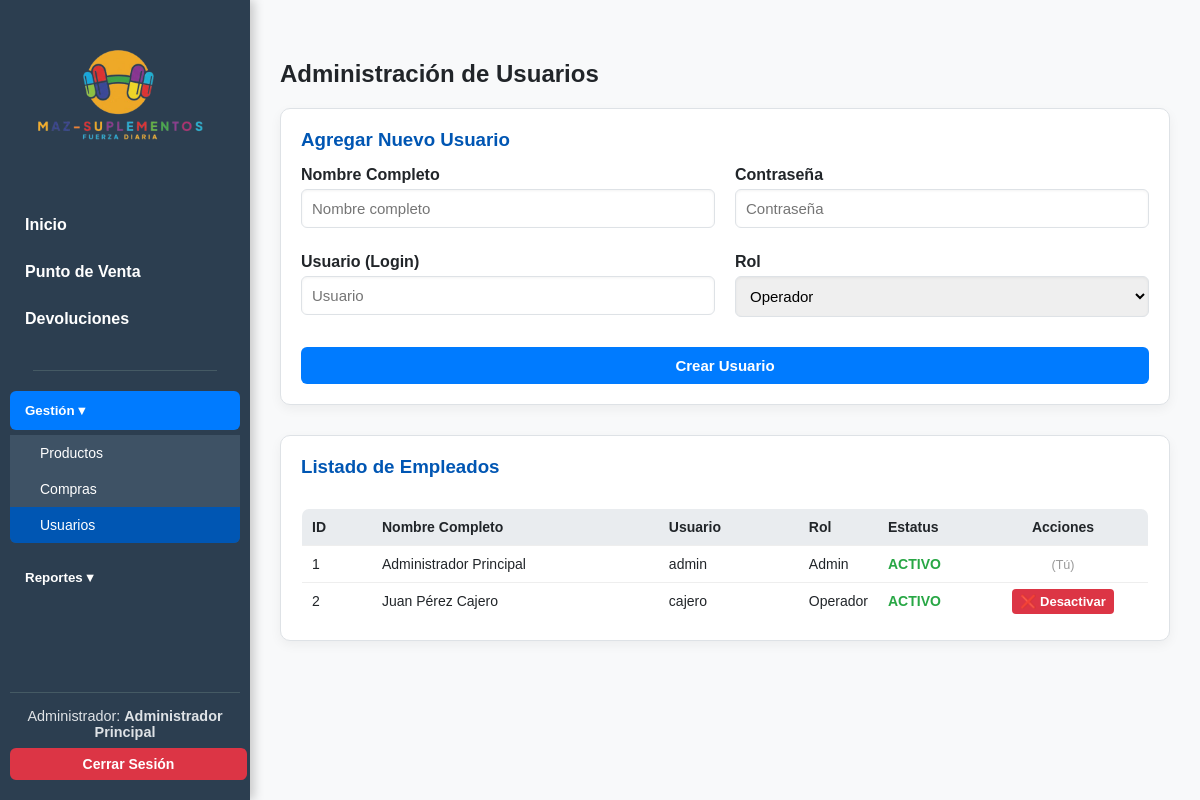
/usuarios.php (signed in), run on an earlier commit of the app's database.
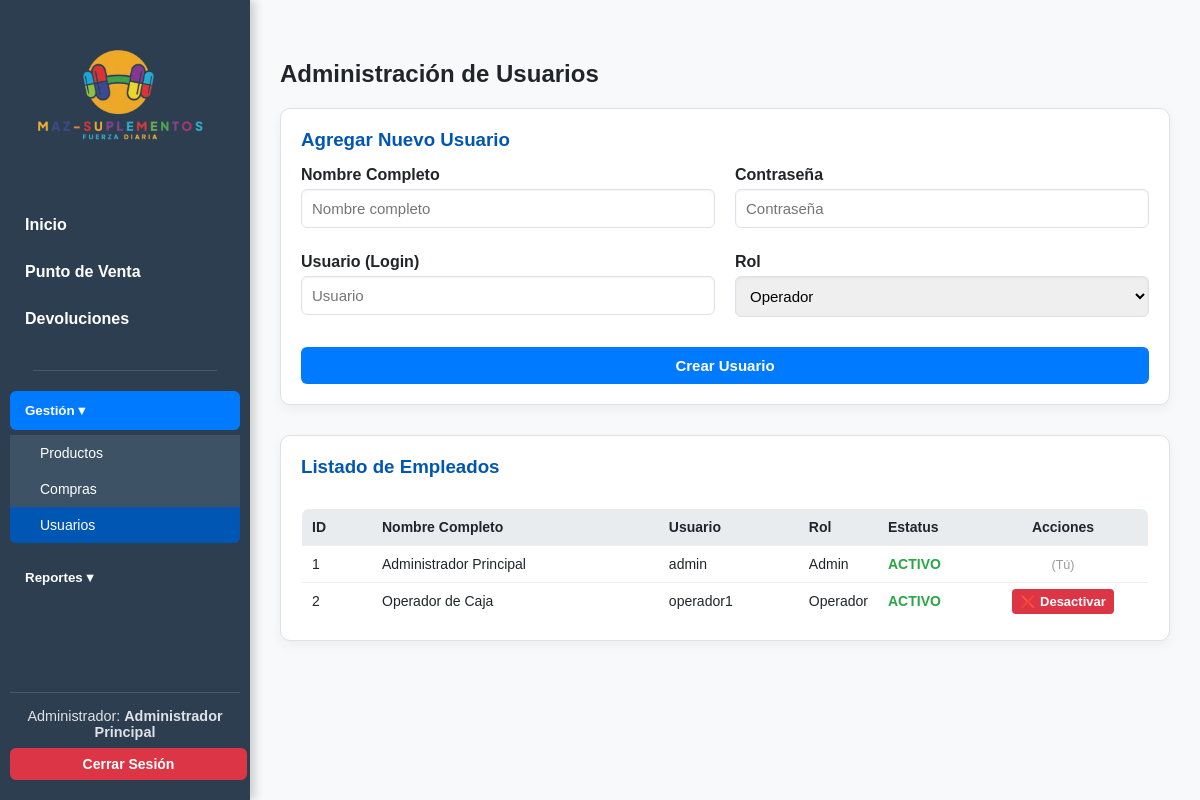
And on a later commit of the database.
### tables this page shows
CREATE TABLE usuarios (
    id INT AUTO_INCREMENT PRIMARY KEY,
    nombre_completo VARCHAR(100) NOT NULL,
    username VARCHAR(50) NOT NULL UNIQUE,
    password VARCHAR(255) NOT NULL,
    rol ENUM('admin', 'operador') NOT NULL DEFAULT 'operador',
    activo TINYINT(1) DEFAULT 1,
    created_at DATETIME DEFAULT CURRENT_TIMESTAMP
);

### usuarios.php (the view, shortened to what this page needs)
<?php
require_once 'config/db.php';
$rol = $_SESSION['user']['rol'];
$resultado = $mysqli->query("SELECT id, nombre_completo, username, rol, activo FROM usuarios ORDER BY id ASC");
$usuarios_db = [];
while ($row = $resultado->fetch_assoc()) {
    $usuarios_db[] = $row;
}
?>
<!doctype html>
<html lang="es">
<head>
    <link rel="stylesheet" href="css/usuarios.css?v=<?php echo time(); ?>">
</head>
<body>
<nav class="navbar">
    <div class="navbar-logo">
        <img src="assets/ImgLogo.png" alt="Logo">
    </div>
    <div class="navbar-menu" id="navbar-menu">
        <div class="navbar-links">
            <a href="dashboard.php" class="nav-link">Inicio</a>
            <a href="ventas.php" class="nav-link">Punto de Venta</a>
            <a href="devoluciones.php" class="nav-link">Devoluciones</a>
        </div>
        <?php if ($rol === 'admin'): ?>
        <hr class="nav-divider">
        <div class="dropdown">
            <button class="dropbtn active">Gestión ▾</button>
            <div class="dropdown-content show">
                <a href="productos.php">Productos</a>
                <a href="compras.php">Compras</a>
                <a href="usuarios.php" class="active">Usuarios</a>
            </div>
        </div>
        <div class="dropdown">
            <button class="dropbtn">Reportes ▾</button>
        </div>
        <?php endif; ?>
        <div class="navbar-user-info">
            <span class="user-text">Administrador:
                <strong><?php echo htmlspecialchars($_SESSION['user']['nombre']); ?></strong>
            </span>
            <a href="includes/logout.php" class="btn-logout">Cerrar Sesión</a>
        </div>
    </div>
</nav>
<main class="main-content-wrapper">
    <h2>Administración de Usuarios</h2>
    <div class="card mb-30 card-form">
        <h3>Agregar Nuevo Usuario</h3>
        <form method="POST">
            <div class="grid-2-cols">
                <div>
                    <label for="nombre_completo">Nombre Completo</label>
                    <input type="text" id="nombre_completo" name="nombre_completo" placeholder="Nombre completo" required class="input-padded">
                    <label for="username">Usuario (Login)</label>
                    <input type="text" id="username" name="username" placeholder="Usuario" required class="input-padded">
                </div>
                <div>
                    <label for="password">Contraseña</label>
                    <input type="password" id="password" name="password" placeholder="Contraseña" required class="input-padded">
                    <label for="rol">Rol</label>
                    <select id="rol" name="rol" class="input-padded select-padded">
                        <option value="operador">Operador</option>
                    </select>
                </div>
            </div>
            <button type="submit" class="btn-general mt-15 w-full">Crear Usuario</button>
        </form>
    </div>
    <div class="card">
        <h3>Listado de Empleados</h3>
        <div class="table-responsive">
            <table>
                <thead>
                    <tr>
                        <th class="col-small">ID</th>
                        <th>Nombre Completo</th>
                        <th class="col-medium">Usuario</th>
                        <th class="col-small">Rol</th>
                        <th class="col-status">Estatus</th>
                        <th class="col-actions-sm">Acciones</th>
                    </tr>
                </thead>
                <tbody>
                    <?php if (empty($usuarios_db)): ?>
                        <tr><td colspan="6" class="text-center text-muted">No hay usuarios registrados.</td></tr>
                    <?php else: ?>
                        <?php foreach ($usuarios_db as $u): ?>
                        <tr class="<?= $u['activo'] ? '' : 'row-inactive' ?>">
                            <td><?php echo $u['id']; ?></td>
                            <td><?php echo htmlspecialchars($u['nombre_completo']); ?></td>
                            <td><?php echo htmlspecialchars($u['username']); ?></td>
                            <td><?php echo ucfirst($u['rol']); ?></td>
                            <td>
                                <?php echo $u['activo'] ? '<span class="text-success-bold">ACTIVO</span>' : '<span class="text-danger-simple">INACTIVO</span>'; ?>
                            </td>
                            <td class="text-center text-nowrap action-col">
                                <?php if ($u['id'] != $_SESSION['user']['id']): ?>
                                    <?php if ($u['activo']): ?>
                                        <a href="usuarios.php?action=baja&id=<?php echo $u['id']; ?>"
                                           class="btn-desactivar btn-confirm-action"
                                           data-confirm-message="¿Seguro que deseas desactivar al usuario '<?php echo $u['username']; ?>'?">
                                           ❌ Desactivar
                                        </a>
                                    <?php endif; ?>
                                <?php else: ?>
                                    <span class="text-small-muted">(Tú)</span>
                                <?php endif; ?>
                            </td>
                        </tr>
                        <?php endforeach; ?>
                    <?php endif; ?>
                </tbody>
            </table>
        </div>
    </div>
</main>
</body>
</html>

What changed in the data, as far as the page shows it:
changed usuarios "Operador": nombre_completo "Juan Pérez Cajero" → "Operador de Caja"; username "cajero" → "operador1"
